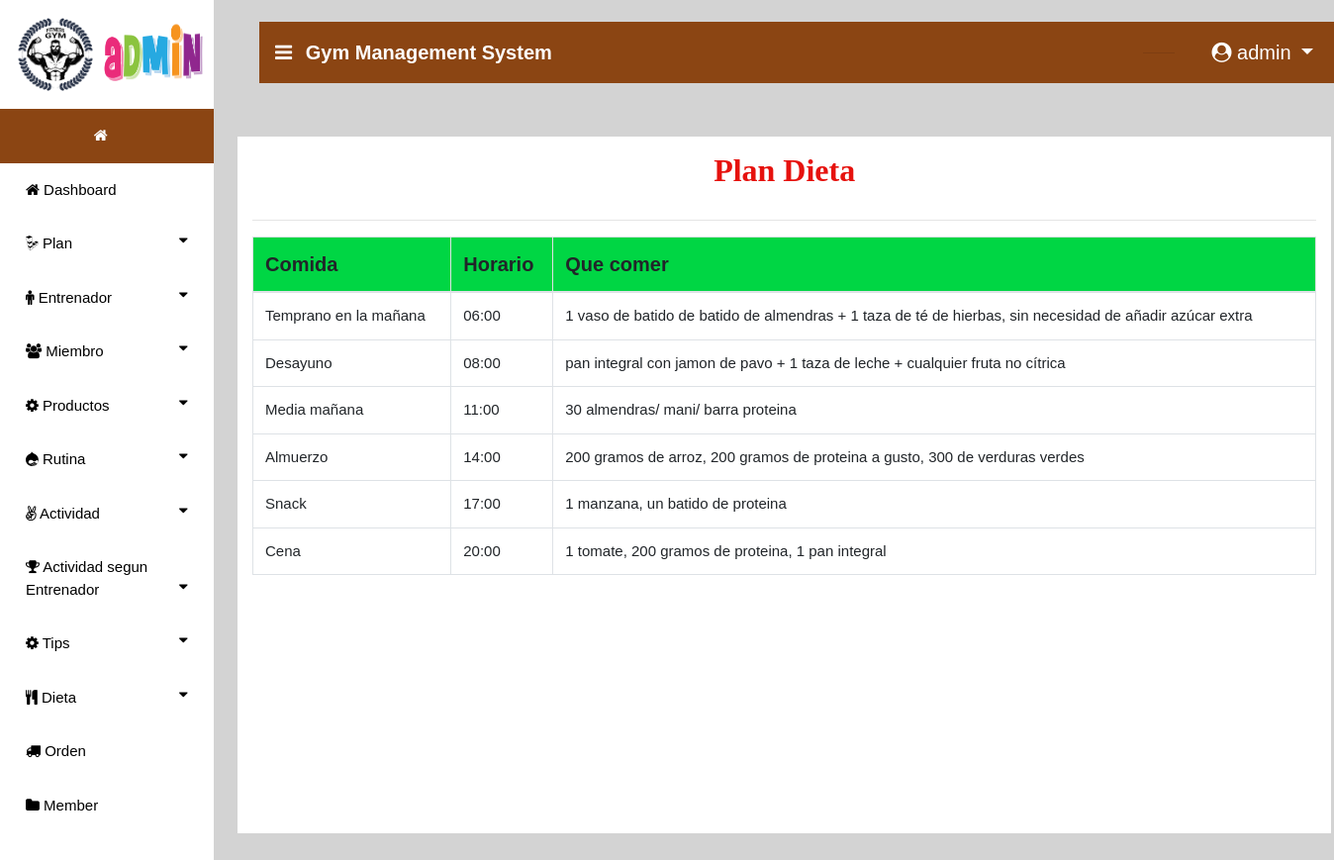
The app's page /view_diet1 (signed in) with its own data.
### gym/models.py (models this page shows, shortened)
class DietPlan(models.Model):
    meal = models.CharField(max_length=30, null=True)
    timing = models.CharField(max_length=100, null=True)
    what_to_eat = models.CharField(max_length=100, null=True)

### gym/views.py (the view)
# urls.py: path('view_diet1', View_diet1,name="view_diet1"),
def View_diet1(request):
    sign = 0
    user = User.objects.get(username=request.user.username)
    error = ""
    try:
        sign = Member.objects.get(user=user)
        if sign:
            error = "pat"
    except:
        pass
    diet = DietPlan.objects.all()
    d = {'diet':diet,'error':error}
    return render(request,'view_diet1.html',d)

### gym/templates/view_diet1.html (shortened to what this page needs)
{% extends 'navigation3.html' %}
{% block body1 %}
<div style="background-color:lightgrey;width:100%;height:800px;position:absolute">
<div class="container" style="margin-top:%;background:white;width:100%;height:88%">
<center><h2 style = "margin-top:2%;padding:15px;font-family : 'Monotype Corsiva' ; color : #E6120E ; font-weight : bold;margin-top:5%">Plan Dieta</h2></center><hr>
<table class="table table-bordered" id="myTable">
  <thead>
  <tr>
    <th>Comida</th>
    <th>Horario</th>
    <th>Que comer</th>
  </tr>
  </thead>
   <tbody>
{% for i in diet %}
  <tr>
    <td>{{i.meal}}</td>
    <td>{{i.timing}}</td>
    <td>{{i.what_to_eat}}</td>
  </tr>
   {% endfor %}
    </tbody>
</table>
 </div></div>
{% endblock %}

### gym/templates/navigation3.html (shortened to what this page needs)
{% extends 'navigation2.html' %}
{% block body %}
<nav class="navbar navbar-expand-lg navbar-light" style="margin-left:2%;margin-top:2%;width:99%;background-color:SaddleBrown">
  <a class="navbar-brand" href="#" style="color:white;font-weight:bold"><i class="fa fa-bars" style="margin-right:8px"></i> Gym Management System</a>
  {% if request.user.is_staff %}
     <div class="collapse navbar-collapse nav justify-content-end" id="navbarNavDropdown">
      <li class="nav-item dropdown" style="margin-right:3%;color:white;margin-left:600px">
        <a class="nav-link dropdown" style="margin-left:5%;color:white" href="#" id="navbarDropdown" role="button" data-toggle="dropdown" aria-haspopup="true">
        </a>
        <hr>
      </li>
  </div>
     {% endif %}
  <div class="collapse navbar-collapse nav justify-content-end" id="navbarNavDropdown">
      <li class="nav-item dropdown" style="margin-right:3%;color:white">
        <a class="nav-link dropdown-toggle" style="color:white;margin-left:5%" href="#" id="navbarDropdown" role="button" data-toggle="dropdown" aria-haspopup="true" aria-expanded="false">
          <i class="fa fa-user-circle"></i> {{request.user.username}}
        </a>
      </li>
  </div>
 </nav>
{% block body1 %}
{% endblock %}
{% endblock %}

### gym/templates/navigation2.html (style rules this page uses)
thead { background:#00d644; }
body { font-family: "Lato", sans-serif; }
body { margin:0;font-family:Arial }
.dropdown { float:right; }

### gym/templates/view_diet1.html (style rules this page uses)
td { font-size:15px; }

### records on screen
DietPlan: meal "Temprano en la mañana", timing "06:00", what_to_eat "1 vaso de batido de batido de almendras + 1 taza de té de hierbas, sin necesidad de añadir azúcar extra"
DietPlan: meal "Desayuno", timing "08:00", what_to_eat "pan integral con jamon de pavo + 1 taza de leche + cualquier fruta no cítrica"
DietPlan: meal "Media mañana", timing "11:00", what_to_eat "30 almendras/ mani/ barra proteina"
DietPlan: meal "Almuerzo", timing "14:00", what_to_eat "200 gramos de arroz, 200 gramos de proteina a gusto, 300 de verduras verdes"
DietPlan: meal "Snack", timing "17:00", what_to_eat "1 manzana, un batido de proteina"
DietPlan: meal "Cena", timing "20:00", what_to_eat "1 tomate, 200 gramos de proteina, 1 pan integral"

### other values on screen
{{ request.user.username }} "admin"
